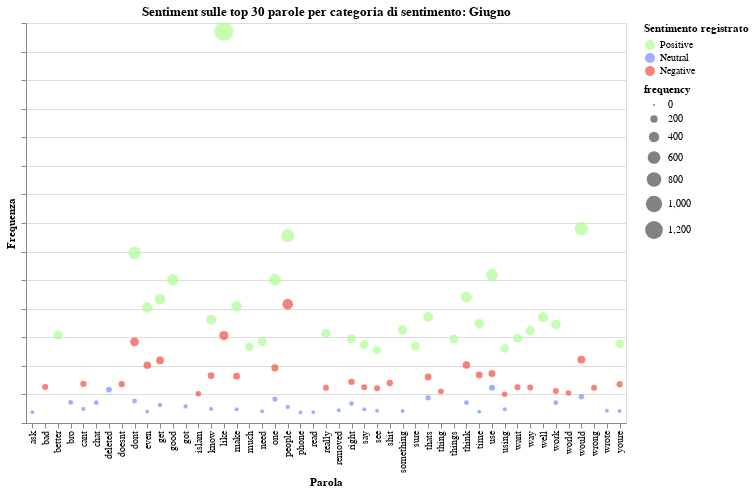

The cell this chart's notebook holds for it:
### Code cell
# Concatenate the three DataFrames into a single DataFrame
df_copy = pd.concat([junepos, juneneg, juneneu], keys=['Positive', 'Negative', 'Neutral'])
options = ['Positive', 'Neutral', 'Negative']
labels = [option + ' ' for option in options]

# Define color domain and range
domain = ['pos', 'neu', 'neg']
range_ = ['#ADFC92', '#788BFF', '#F44E3F']

input_dropdown = alt.binding_radio(
    # Add the empty selection which shows all when clicked
    options=options + [None],
    labels=labels + ['All'],
    name='Selettore sentimento: '
)

selection = alt.selection_point(
    fields=['Sentiment'],
    bind=input_dropdown,
)

# Reset the index of the concatenated DataFrame
df_copy = df_copy.reset_index(level=0).rename(columns={'level_0': 'Sentiment'})
alt.data_transformers.disable_max_rows()
scatter_plot_june = alt.Chart(df_copy).mark_point(filled=True).encode(
    alt.X('word',title="Parola"),
    alt.Y('frequency', title="Frequenza").axis(labels=False),
    alt.Size('frequency'),
    alt.OpacityValue(0.7),
    alt.Color('Sentiment', title="Sentimento registrato").scale(domain=options, range=range_),
    tooltip = [alt.Tooltip('word:N'),
               alt.Tooltip('frequency:Q'),
               alt.Tooltip('frequency:Q'),
               #alt.Tooltip('Sentiment:Q')
              ]
).add_params(
    selection
).transform_filter(
    selection
).properties(
    width=600,  # Set the width of the chart to your desired value
    height=400,  # Set the height of the chart to your desired value
    title='Sentiment sulle top 30 parole per categoria di sentimento: Giugno'
).interactive()
scatter_plot_june
#scatter_plot_june.save('chart-wordsfrequency-june.html')

### Figure 1 — Vega-Lite specification as saved in the notebook (floating-point values rounded to 4 significant figures)
{"config": {"view": {"continuousWidth": 300, "continuousHeight": 300}}, "data": {"name": "data-47f0aad1aa5057b506b5ab9e832e0ec4"}, "mark": {"type": "point", "filled": true}, "encoding": {"color": {"field": "Sentiment", "scale": {"domain": ["Positive", "Neutral", "Negative"], "range": ["#ADFC92", "#788BFF", "#F44E3F"]}, "title": "Sentimento registrato", "type": "nominal"}, "opacity": {"value": 0.7}, "size": {"field": "frequency", "type": "quantitative"}, "tooltip": [{"field": "word", "type": "nominal"}, {"field": "frequency", "type": "quantitative"}, {"field": "frequency", "type": "quantitative"}], "x": {"field": "word", "title": "Parola", "type": "nominal"}, "y": {"axis": {"labels": false}, "field": "frequency", "title": "Frequenza", "type": "quantitative"}}, "height": 400, "params": [{"name": "param_6", "select": {"type": "point", "fields": ["Sentiment"]}, "bind": {"input": "radio", "options": ["Positive", "Neutral", "Negative", null], "labels": ["Positive ", "Neutral ", "Negative ", "All"], "name": "Selettore sentimento: "}}, {"name": "param_7", "select": {"type": "interval", "encodings": ["x", "y"]}, "bind": "scales"}], "title": "Sentiment sulle top 30 parole per categoria di sentimento: Giugno", "transform": [{"filter": {"param": "param_6"}}], "width": 600, "$schema": "https://vega.github.io/schema/vega-lite/v5.8.0.json", "datasets": {"data-47f0aad1aa5057b506b5ab9e832e0ec4": [{"Sentiment": "Positive", "word": "like", "frequency": 1371}, {"Sentiment": "Positive", "word": "would", "frequency": 680}, {"Sentiment": "Positive", "word": "people", "frequency": 656}, {"Sentiment": "Positive", "word": "dont", "frequency": 596}, {"Sentiment": "Positive", "word": "use", "frequency": 518}, {"Sentiment": "Positive", "word": "one", "frequency": 502}, {"Sentiment": "Positive", "word": "good", "frequency": 501}, {"Sentiment": "Positive", "word": "think", "frequency": 441}, {"Sentiment": "Positive", "word": "get", "frequency": 433}, {"Sentiment": "Positive", "word": "make", "frequency": 409}, {"Sentiment": "Positive", "word": "even", "frequency": 404}, {"Sentiment": "Positive", "word": "thats", "frequency": 371}, {"Sentiment": "Positive", "word": "well", "frequency": 370}, {"Sentiment": "Positive", "word": "know", "frequency": 361}, {"Sentiment": "Positive", "word": "time", "frequency": 348}, {"Sentiment": "Positive", "word": "work", "frequency": 345}, {"Sentiment": "Positive", "word": "something", "frequency": 326}, {"Sentiment": "Positive", "word": "way", "frequency": 323}, {"Sentiment": "Positive", "word": "really", "frequency": 313}, {"Sentiment": "Positive", "word": "better", "frequency": 308}, {"Sentiment": "Positive", "word": "want", "frequency": 297}, {"Sentiment": "Positive", "word": "right", "frequency": 295}, {"Sentiment": "Positive", "word": "things", "frequency": 294}, {"Sentiment": "Positive", "word": "need", "frequency": 285}, {"Sentiment": "Positive", "word": "youre", "frequency": 277}, {"Sentiment": "Positive", "word": "say", "frequency": 274}, {"Sentiment": "Positive", "word": "sure", "frequency": 269}, {"Sentiment": "Positive", "word": "much", "frequency": 267}, {"Sentiment": "Positive", "word": "using", "frequency": 261}, {"Sentiment": "Positive", "word": "see", "frequency": 255}, {"Sentiment": "Negative", "word": "people", "frequency": 416}, {"Sentiment": "Negative", "word": "like", "frequency": 306}, {"Sentiment": "Negative", "word": "dont", "frequency": 284}, {"Sentiment": "Negative", "word": "would", "frequency": 222}, {"Sentiment": "Negative", "word": "get", "frequency": 219}, {"Sentiment": "Negative", "word": "think", "frequency": 203}, {"Sentiment": "Negative", "word": "even", "frequency": 202}, {"Sentiment": "Negative", "word": "one", "frequency": 193}, {"Sentiment": "Negative", "word": "use", "frequency": 173}, {"Sentiment": "Negative", "word": "time", "frequency": 168}, {"Sentiment": "Negative", "word": "know", "frequency": 166}, {"Sentiment": "Negative", "word": "make", "frequency": 164}, {"Sentiment": "Negative", "word": "thats", "frequency": 161}, {"Sentiment": "Negative", "word": "right", "frequency": 144}, {"Sentiment": "Negative", "word": "shit", "frequency": 140}, {"Sentiment": "Negative", "word": "cant", "frequency": 137}, {"Sentiment": "Negative", "word": "youre", "frequency": 136}, {"Sentiment": "Negative", "word": "doesnt", "frequency": 136}, {"Sentiment": "Negative", "word": "bad", "frequency": 126}, {"Sentiment": "Negative", "word": "say", "frequency": 125}, {"Sentiment": "Negative", "word": "want", "frequency": 125}, {"Sentiment": "Negative", "word": "way", "frequency": 124}, {"Sentiment": "Negative", "word": "really", "frequency": 123}, {"Sentiment": "Negative", "word": "wrong", "frequency": 123}, {"Sentiment": "Negative", "word": "see", "frequency": 122}, {"Sentiment": "Negative", "word": "work", "frequency": 112}, {"Sentiment": "Negative", "word": "thing", "frequency": 111}, {"Sentiment": "Negative", "word": "world", "frequency": 105}, {"Sentiment": "Negative", "word": "islam", "frequency": 102}, {"Sentiment": "Negative", "word": "using", "frequency": 101}, {"Sentiment": "Neutral", "word": "use", "frequency": 123}, {"Sentiment": "Neutral", "word": "deleted", "frequency": 117}, {"Sentiment": "Neutral", "word": "would", "frequency": 92}, {"Sentiment": "Neutral", "word": "thats", "frequency": 88}, {"Sentiment": "Neutral", "word": "one", "frequency": 84}, {"Sentiment": "Neutral", "word": "dont", "frequency": 77}, {"Sentiment": "Neutral", "word": "bro", "frequency": 72}, {"Sentiment": "Neutral", "word": "chat", "frequency": 71}, {"Sentiment": "Neutral", "word": "think", "frequency": 71}, {"Sentiment": "Neutral", "word": "work", "frequency": 71}, {"Sentiment": "Neutral", "word": "right", "frequency": 68}, {"Sentiment": "Neutral", "word": "get", "frequency": 63}, {"Sentiment": "Neutral", "word": "got", "frequency": 58}, {"Sentiment": "Neutral", "word": "people", "frequency": 56}, {"Sentiment": "Neutral", "word": "know", "frequency": 49}, {"Sentiment": "Neutral", "word": "cant", "frequency": 49}, {"Sentiment": "Neutral", "word": "using", "frequency": 48}, {"Sentiment": "Neutral", "word": "make", "frequency": 48}, {"Sentiment": "Neutral", "word": "say", "frequency": 48}, {"Sentiment": "Neutral", "word": "removed", "frequency": 45}, {"Sentiment": "Neutral", "word": "wrote", "frequency": 43}, {"Sentiment": "Neutral", "word": "see", "frequency": 43}, {"Sentiment": "Neutral", "word": "youre", "frequency": 42}, {"Sentiment": "Neutral", "word": "something", "frequency": 42}, {"Sentiment": "Neutral", "word": "need", "frequency": 41}, {"Sentiment": "Neutral", "word": "time", "frequency": 40}, {"Sentiment": "Neutral", "word": "even", "frequency": 40}, {"Sentiment": "Neutral", "word": "read", "frequency": 38}, {"Sentiment": "Neutral", "word": "ask", "frequency": 38}, {"Sentiment": "Neutral", "word": "phone", "frequency": 37}]}}
